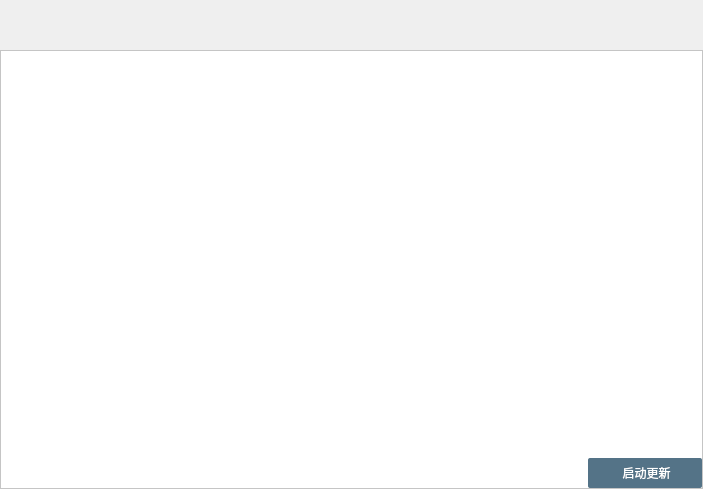
<?xml version="1.0" encoding="UTF-8"?>
<ui version="4.0">
 <class>CheckUpdate</class>
 <widget class="QDialog" name="CheckUpdate">
  <property name="geometry">
   <rect>
    <x>0</x>
    <y>0</y>
    <width>703</width>
    <height>489</height>
   </rect>
  </property>
  <property name="windowTitle">
   <string>Form</string>
  </property>
  <property name="styleSheet">
   <string notr="true"/>
  </property>
  <layout class="QVBoxLayout" name="verticalLayout_3">
   <property name="leftMargin">
    <number>0</number>
   </property>
   <property name="topMargin">
    <number>0</number>
   </property>
   <property name="rightMargin">
    <number>0</number>
   </property>
   <property name="bottomMargin">
    <number>0</number>
   </property>
   <item>
    <spacer name="horizontalSpacer_2">
     <property name="orientation">
      <enum>Qt::Horizontal</enum>
     </property>
     <property name="sizeHint" stdset="0">
      <size>
       <width>40</width>
       <height>25</height>
      </size>
     </property>
    </spacer>
   </item>
   <item>
    <spacer name="horizontalSpacer">
     <property name="orientation">
      <enum>Qt::Horizontal</enum>
     </property>
     <property name="sizeHint" stdset="0">
      <size>
       <width>40</width>
       <height>25</height>
      </size>
     </property>
    </spacer>
   </item>
   <item>
    <widget class="QFrame" name="frame">
     <property name="styleSheet">
      <string notr="true">background-color: rgb(255, 255, 255);</string>
     </property>
     <property name="frameShape">
      <enum>QFrame::StyledPanel</enum>
     </property>
     <property name="frameShadow">
      <enum>QFrame::Raised</enum>
     </property>
     <layout class="QVBoxLayout" name="verticalLayout_2">
      <property name="leftMargin">
       <number>0</number>
      </property>
      <property name="topMargin">
       <number>0</number>
      </property>
      <property name="rightMargin">
       <number>0</number>
      </property>
      <property name="bottomMargin">
       <number>0</number>
      </property>
      <item>
       <layout class="QHBoxLayout" name="horizontalLayout_2" stretch="4,4">
        <item>
         <widget class="QLabel" name="labelImage">
          <property name="styleSheet">
           <string notr="true">image: url(:/image/image/login.jpg);</string>
          </property>
          <property name="text">
           <string/>
          </property>
         </widget>
        </item>
        <item>
         <layout class="QHBoxLayout" name="horizontalLayout" stretch="4,2">
          <item>
           <widget class="QLabel" name="labelContent">
            <property name="styleSheet">
             <string notr="true">color: rgb(0, 0, 0);</string>
            </property>
            <property name="text">
             <string/>
            </property>
            <property name="wordWrap">
             <bool>true</bool>
            </property>
           </widget>
          </item>
          <item>
           <layout class="QVBoxLayout" name="verticalLayout">
            <item>
             <spacer name="verticalSpacer">
              <property name="orientation">
               <enum>Qt::Vertical</enum>
              </property>
              <property name="sizeHint" stdset="0">
               <size>
                <width>20</width>
                <height>40</height>
               </size>
              </property>
             </spacer>
            </item>
            <item>
             <widget class="QPushButton" name="pushButtonUpdate">
              <property name="styleSheet">
               <string notr="true">QPushButton:hover
{
background-color: rgb(180, 85, 100);
color:white;
}

QPushButton:hover:pressed
{
background-color:rgb(180, 85, 100);
color:white;
}

QPushButton
{
background-color:rgb(84, 115, 135);
color:white;
height: 30px;
font-size:12px;
width: 100px;
border-radius:2px;
spacing:2px;
padding: 0px 0px;
}</string>
              </property>
              <property name="text">
               <string> 启动更新</string>
              </property>
              <property name="icon">
               <iconset resource="../res.qrc">
                <normaloff>:/image/image/版本更新.png</normaloff>:/image/image/版本更新.png</iconset>
              </property>
             </widget>
            </item>
           </layout>
          </item>
         </layout>
        </item>
       </layout>
      </item>
     </layout>
    </widget>
   </item>
  </layout>
 </widget>
 <resources>
  <include location="../res.qrc"/>
 </resources>
 <connections/>
</ui>
